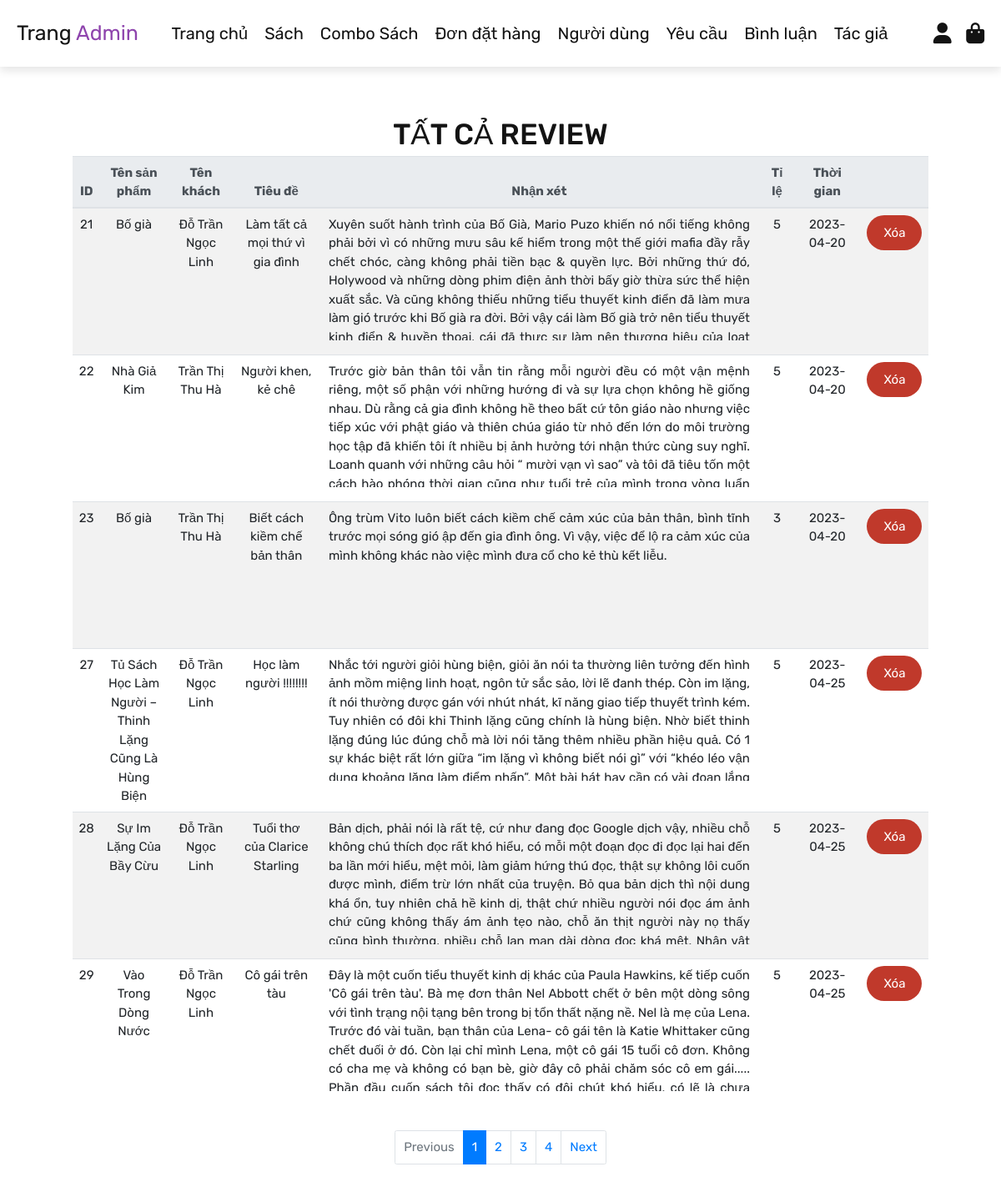
Page /admin/View/admin_review.php (signed in) on the committed database.
### tables this page shows
CREATE TABLE `reviews` (
  `id` int(100) NOT NULL,
  `product_id` varchar(10) DEFAULT NULL,
  `combo_id` varchar(255) DEFAULT NULL,
  `user_id` varchar(20) NOT NULL,
  `rating` varchar(1) NOT NULL,
  `title` varchar(200) NOT NULL,
  `description` varchar(2500) NOT NULL,
  `date` date NOT NULL DEFAULT current_timestamp()
);

CREATE TABLE `products` (
  `product_id` varchar(10) NOT NULL,
  `name` varchar(100) NOT NULL,
  `author` varchar(100) NOT NULL,
  `price` int(100) NOT NULL,
  `image` varchar(200) NOT NULL,
  `description` varchar(10000) NOT NULL,
  `supplier` varchar(100) NOT NULL,
  `publiser` varchar(100) NOT NULL,
  `date` datetime NOT NULL DEFAULT current_timestamp()
);

CREATE TABLE `users` (
  `user_id` varchar(10) NOT NULL,
  `fullname` varchar(100) NOT NULL,
  `username` varchar(100) DEFAULT NULL,
  `email` varchar(100) NOT NULL,
  `phonenumber` varchar(20) NOT NULL,
  `password` varchar(100) NOT NULL,
  `user_type` varchar(100) NOT NULL DEFAULT 'user',
  `image` varchar(100) NOT NULL
);

### admin/View/admin_review.php (the view, shortened to what this page needs)
<?php
include '../../config/config.php';
?>
<!DOCTYPE html>
<html lang="en">
<head>
    <link rel="stylesheet" href="https://maxcdn.bootstrapcdn.com/bootstrap/4.5.2/css/bootstrap.min.css">
    <link rel="stylesheet" href="https://cdnjs.cloudflare.com/ajax/libs/font-awesome/6.0.0/css/all.min.css">
    <link rel="stylesheet" href="../../public/css/admin.css">
</head>
<body>
    <?php include 'admin_header.php'; ?>
    <section class="admin_review">
        <h1 class="title" style="margin-top: 2rem;">Tất cả review</h1>
        <div class="table-review">
            <?php
             $per_page = 6;
            $select_review = mysqli_query($conn, "SELECT * FROM `reviews`") or die('query fail');
            if (mysqli_num_rows($select_review) > 0) {
                while ($fetch_review = mysqli_fetch_assoc($select_review)) {
            ?>
             <?php
                $total_products = mysqli_query($conn, "SELECT COUNT(*) AS total FROM `reviews`") or die('query failed');
                $total_products = mysqli_fetch_assoc($total_products)['total'];
                $total_pages = ceil($total_products / $per_page);
                $current_page = isset($_GET['page']) ? $_GET['page'] : 1;
                $url = "http://localhost:3000/admin/View/admin_review.php?page=";
                $offset = ($current_page - 1) * $per_page;
                $select_review = mysqli_query($conn, "SELECT * FROM reviews LIMIT $per_page OFFSET $offset") or die('query failed');
                if (mysqli_num_rows($select_review) > 0) {
                    ?>
            <table class="table table-striped table-hover">
                <thead class="thead-light">
                    <tr>
                        <th style='width: 2%'>ID</th>
                        <th style='width: 8%'>Tên sản phẩm</th>
                        <th style='width: 8%'>Tên khách</th>
                        <th style='width: 10%'>Tiêu đề</th>
                        <th style='width: 55%'>Nhận xét</th>
                        <th style='width: 4%'>Tỉ lệ</th>
                        <th style='width: 8%'>Thời gian</th>
                        <th style='width: 5%'></th>
                    </tr>
                </thead>
                <?php
                while ($fetch_review = mysqli_fetch_assoc($select_review)) {
                    $sql_product = mysqli_query($conn, "SELECT name FROM `products` WHERE `product_id` = '" . $fetch_review['product_id'] . "'");
                    $sql_combo_product = mysqli_query($conn, "SELECT combo_name FROM `combo_products` WHERE `combo_id` = '" . $fetch_review['combo_id'] . "'");
                    $row_product = mysqli_fetch_array($sql_product);
                    $row_combo = mysqli_fetch_assoc($sql_combo_product);
                    $sql_user = mysqli_query($conn, "SELECT * FROM `users` WHERE `user_id` = '" . $fetch_review['user_id'] . "'");
                    $row_user = mysqli_fetch_assoc($sql_user);
                    echo "<tr>";
                    echo "<td data-label='ID'>" . $fetch_review['id'] . "</td>";
                    if ($row_product['name']) {
                        echo "<td data-label='Tên sản phẩm'>" . $row_product['name'] . "</td>";
                    } else if ($row_combo['combo_name']) {
                        echo "<td data-label='Tên khách'>" . $row_combo['combo_name'] . "</td>";
                    }
                    echo "<td data-label='Tên khách'>" . $row_user['fullname'] . "</td>";
                    echo "<td data-label='Tiêu đề'>" . $fetch_review['title'] . "</td>";
                    echo "<td data-label='Nhận xét' style='text-align: justify;'>
                    <p class = 'scroll'> " . $fetch_review['description'] . "</p>
                    </td>";
                    echo "<td data-label='Đánh giá'>" . $fetch_review['rating'] . "</td>";
                    echo " <td data-label='Thời gian'>" . $fetch_review['date'] . "</td>";
                    echo "<td class='btn-review'><a href='admin_review.php?delete=" . $fetch_review['id'] . "'onclick='return confirm(\"Xóa đánh giá này???\")'>Xóa</a>" . "</td>";
                    echo "</tr>";
            }
        }
        }
    }
    else {
                echo '<p class="empty">Không có review nào tại đây</p>';
            }
                ?>
            </table>
        </div>
        <nav aria-label="Page navigation example" class="toolbar">
            <ul class="pagination justify-content-center d-flex flex-wrap">
                <li class="page-item <?php echo ($current_page <= 1) ? 'disabled' : ''; ?>">
                    <a class="page-link" href="<?php echo $url . ($current_page - 1); ?>" tabindex="-1">Previous</a>
                </li>
                <?php
                $start_page = ($current_page <= 3) ? 1 : $current_page - 2;
                $end_page = ($total_pages - $current_page >= 2) ? $current_page + 2 : $total_pages;
                $num_displayed_pages = $end_page - $start_page + 1;
                for ($i = $start_page; $i <= $end_page; $i++) {
                    if ($num_displayed_pages <= 5 || ($i >= $current_page - 2 && $i <= $current_page + 2)) {
                        echo '<li class="page-item ' . (($i == $current_page) ? 'active' : '') . '"><a class="page-link" href="' . $url . $i . '">' . $i . '</a></li>';
                    }
                }
                if ($end_page < $total_pages) {
                    echo '<li class="page-item"><a class="page-link" href="' . $url . $total_pages . '">' . $total_pages . '</a></li>';
                }
                ?>
                <li class="page-item <?php echo ($current_page >= $total_pages) ? 'disabled' : ''; ?>">
                    <a class="page-link" href="<?php echo $url . ($current_page + 1); ?>">Next</a>
                </li>
            </ul>
        </nav>
    </section>
</body>
</html>

### public/css/admin.css (style rules this page uses)
:root { --purple: #8e44ad; --red: #c0392b; --orange: #f39c12; --black: #131313; --white: #fff; --light-color: #666; --light-white: #ccc; --light-bg: rgba(255, 255, 255, 0.1); --border: 0.1rem solid var(--black); --box-shadow: 0 0.5rem 1rem rgba(0, 0, 0, 0.1); }
* { font-family: "Rubik", sans-serif; margin: 0; padding: 0; box-sizing: border-box; outline: none; border: none; text-decoration: none; transition: all 0.2s linear; }
.page-item .page-link { font-size: 1.5rem; }
.toolbar { display: flex; font-size: 1.5rem; padding: 2rem 0; border: none; }
.toolbar .pagination { margin: 0 auto; }
.toolbar .page-link { padding: 1rem 1rem; }
html { font-size: 62.5%; overflow-x: hidden; }
body { background-color: var(--light-bg); }
section { padding: 4rem 3rem; }
.title { text-align: center; align-items: center; text-transform: uppercase; color: var(--black); font-size: 3.5rem; }
.table .scroll { height: 15rem; text-overflow: ellipsis; overflow-x: hidden; padding: 0 5px; }
.table td, .table th { font-size: 1.5rem; max-height: 15rem; }
.table-review { width: 90%; margin: auto; text-align: center; background-color: #f8f8f600; border-radius: 5rem; }
.btn-review a { background-color: var(--red); padding: 1rem 2rem; color: #fff; cursor: pointer; display: table-cell; vertical-align: middle; border-radius: 3rem; }

### rows in the picture
reviews: id "21", product.name "Bố già", user.fullname "Đỗ Trần Ngọc Linh", title "Làm tất cả mọi thứ vì gia đình", description "Xuyên suốt hành trình của Bố Già, Mario Puzo khiến nó nổi tiếng không phải bởi vì có những mưu sâu kế hiểm trong một thế giới mafia đầy rẫy chết chóc, càng không phải tiền bạc & quyền lực. Bởi những thứ đó, Holywood và những dòng phim điện ảnh thời bấy giờ thừa sức thể hiện xuất sắc. Và cũng không thiếu những tiểu thuyết kinh điển đã làm mưa làm gió trước khi Bố già ra đời. Bởi vậy cái làm Bố già trở nên tiểu thuyết…", rating "5", date "2023-04-20"
reviews: id "22", product.name "Nhà Giả Kim", user.fullname "Trần Thị Thu Hà", title "Người khen, kẻ chê", description "Trước giờ bản thân tôi vẫn tin rằng mỗi người đều có một vận mệnh riêng, một số phận với những hướng đi và sự lựa chọn không hề giống nhau. Dù rằng cả gia đình không hề theo bất cứ tôn giáo nào nhưng việc tiếp xúc với phật giáo và thiên chúa giáo từ nhỏ đến lớn do môi trường học tập đã khiến tôi ít nhiều bị ảnh hưởng tới nhận thức cùng suy nghĩ. Loanh quanh với những câu hỏi “ mười vạn vì sao” và tôi đã tiêu tốn một…", rating "5", date "2023-04-20"
reviews: id "23", product.name "Bố già", user.fullname "Trần Thị Thu Hà", title "Biết cách kiềm chế bản thân", description "Ông trùm Vito luôn biết cách kiềm chế cảm xúc của bản thân, bình tĩnh trước mọi sóng gió ập đến gia đình ông. Vì vậy, việc để lộ ra cảm xúc của mình không khác nào việc mình đưa cổ cho kẻ thù kết liễu.", rating "3", date "2023-04-20"
reviews: id "27", product.name "Tủ Sách Học Làm Người – Thinh Lặng Cũng Là Hùng Biện", user.fullname "Đỗ Trần Ngọc Linh", title "Học làm người !!!!!!!!", description "Nhắc tới người giỏi hùng biện, giỏi ăn nói ta thường liên tưởng đến hình ảnh mồm miệng linh hoạt, ngôn tử sắc sảo, lời lẽ đanh thép. Còn im lặng, ít nói thường được gán với nhút nhát, kĩ năng giao tiếp thuyết trình kém. Tuy nhiên có đôi khi Thinh lặng cũng chính là hùng biện. Nhờ biết thinh lặng đúng lúc đúng chỗ mà lời nói tăng thêm nhiều phần hiệu quả. Có 1 sự khác biệt rất lớn giữa “im lặng vì không biết nói gì” với “khéo léo vận…", rating "5", date "2023-04-25"
reviews: id "28", product.name "Sự Im Lặng Của Bầy Cừu", user.fullname "Đỗ Trần Ngọc Linh", title "Tuổi thơ của Clarice Starling", description "Bản dịch, phải nói là rất tệ, cứ như đang đọc Google dịch vậy, nhiều chỗ không chú thích đọc rất khó hiểu, có mỗi một đoạn đọc đi đọc lại hai đến ba lần mới hiểu, mệt mỏi, làm giảm hứng thú đọc, thật sự không lôi cuốn được mình, điểm trừ lớn nhất của truyện. Bỏ qua bản dịch thì nội dung khá ổn, tuy nhiên chả hề kinh dị, thật chứ nhiều người nói đọc ám ảnh chứ cũng không thấy ám ảnh tẹo nào, chỗ ăn thịt người này nọ thấy…", rating "5", date "2023-04-25"
reviews: id "29", product.name "Vào Trong Dòng Nước", user.fullname "Đỗ Trần Ngọc Linh", title "Cô gái trên tàu", description "Đây là một cuốn tiểu thuyết kinh dị khác của Paula Hawkins, kế tiếp cuốn 'Cô gái trên tàu'. Bà mẹ đơn thân Nel Abbott chết ở bên một dòng sông với tình trạng nội tạng bên trong bị tổn thất nặng nề. Nel là mẹ của Lena. Trước đó vài tuần, bạn thân của Lena- cô gái tên là Katie Whittaker cũng chết đuối ở đó. Còn lại chỉ mình Lena, một cô gái 15 tuổi cô đơn. Không có cha mẹ và không có bạn bè, giờ đây cô phải chăm sóc cô em gái.....…", rating "5", date "2023-04-25"

### other values in the picture
$total_pages "4"
